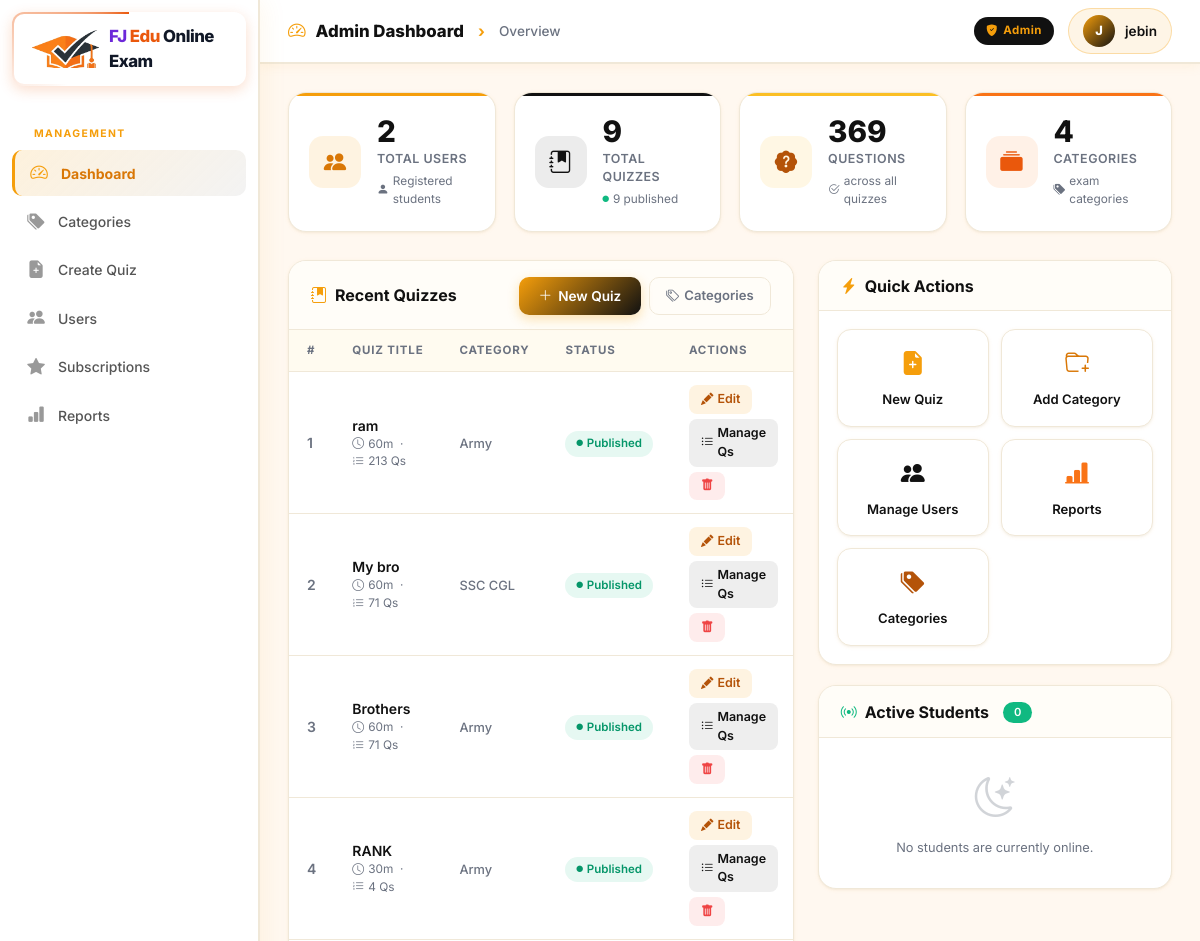
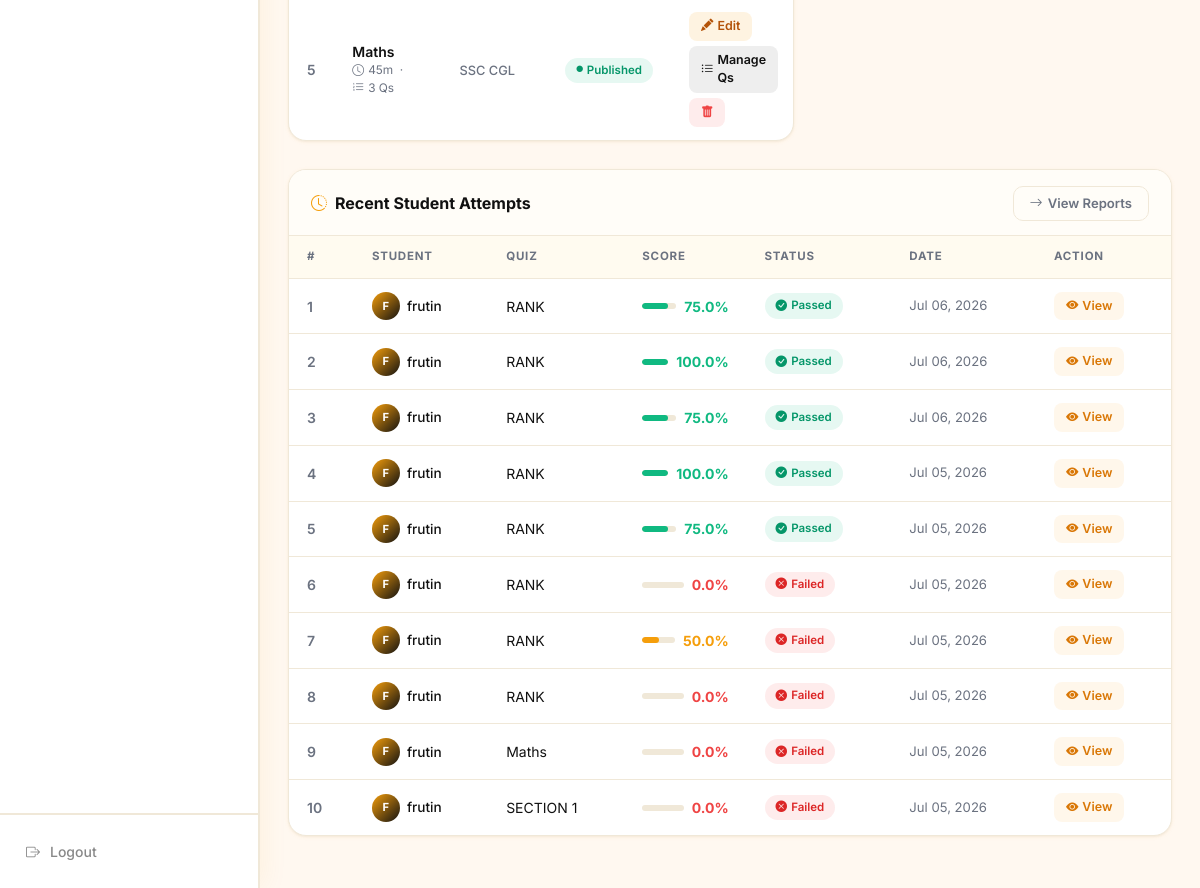
The app's page /admin-dashboard/ (signed in), older data (2 pictures, top to bottom).
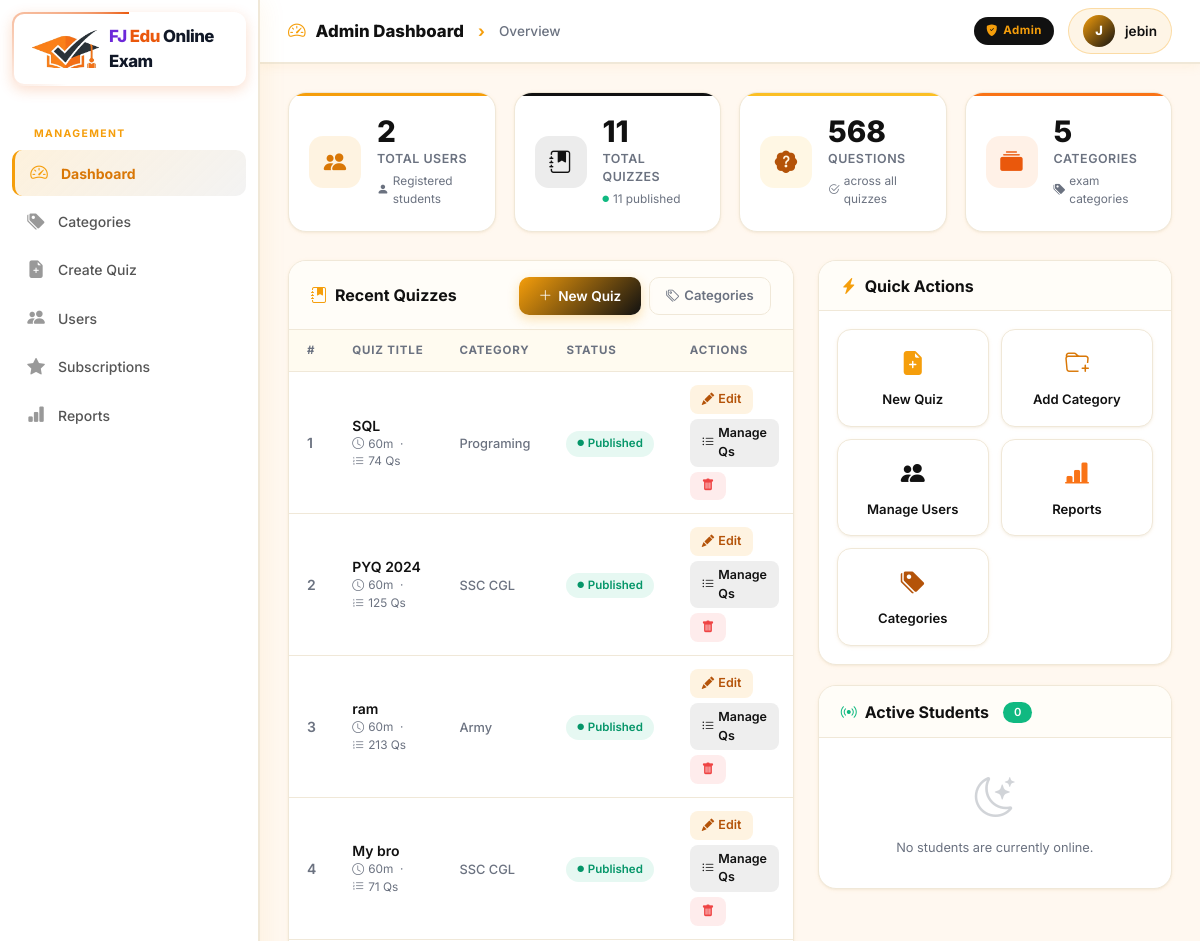
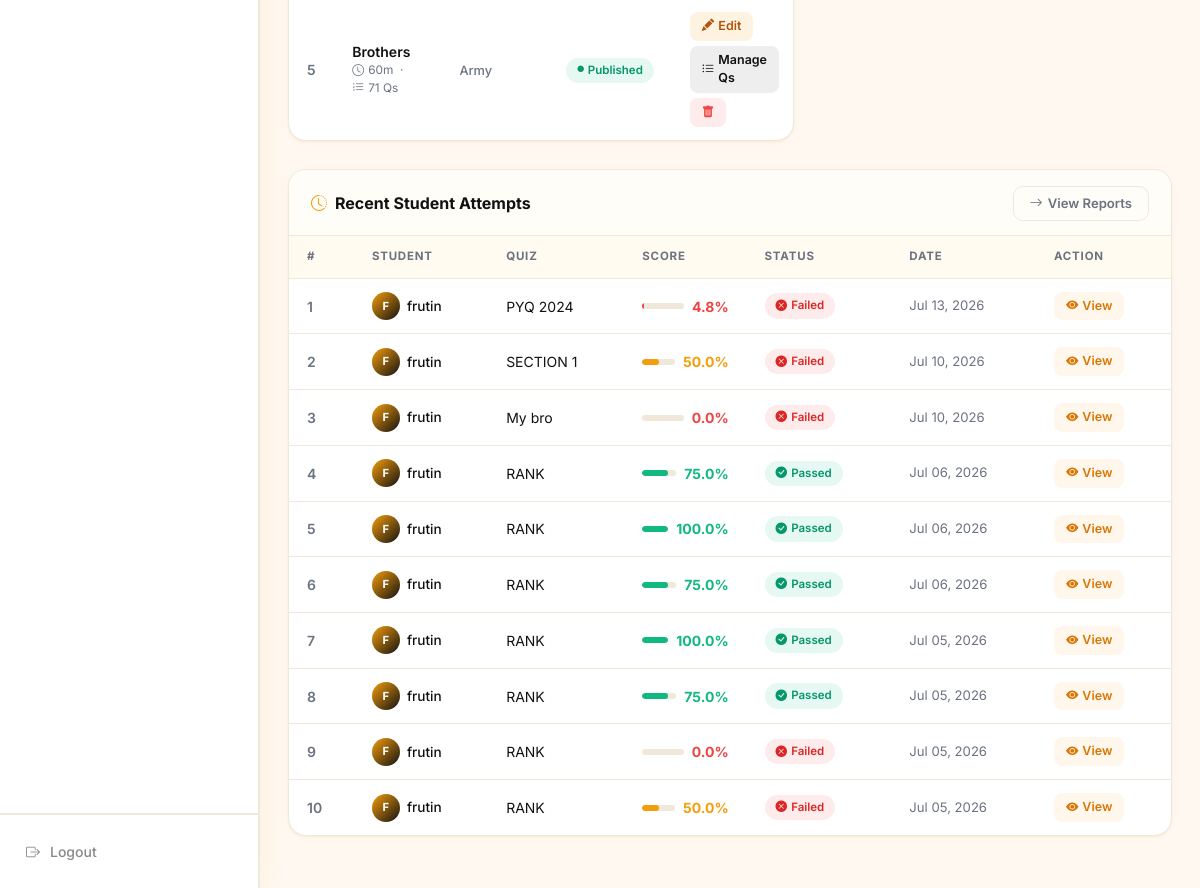
The same page, newer data (2 pictures, top to bottom).
### quiz/models.py (models this page shows, shortened)
class Quiz(models.Model):
    title = models.CharField(max_length=255)
    description = models.TextField(blank=True, help_text="Short description of the quiz")
    category = models.ForeignKey(Category, on_delete=models.SET_NULL, null=True, blank=True, related_name='quizzes')
    subject = models.ForeignKey(Subject, on_delete=models.SET_NULL, null=True, blank=True, related_name='quizzes')
    academic_year = models.CharField(max_length=50, default="2025-2026", blank=True, null=True)
    unit = models.CharField(max_length=50, default="Unit 1", blank=True, null=True)
    difficulty = models.CharField(max_length=50, choices=[('Easy', 'Easy'), ('Medium', 'Medium'), ('Hard', 'Hard')], default='Medium')
    duration = models.PositiveIntegerField(default=60, help_text="Time limit in minutes")
    passing_score = models.PositiveIntegerField(default=60, help_text="Passing score percentage (0-100)")
    negative_marking = models.BooleanField(default=False, help_text="Enable negative marking for this quiz")
    negative_marks_per_question = models.FloatField(default=0.0, help_text="Marks deducted for each incorrect answer")
    shuffle_questions = models.BooleanField(default=False, help_text="Shuffle questions order for each attempt")
    shuffle_options = models.BooleanField(default=False, help_text="Shuffle choices/options for each question")
    max_attempts = models.PositiveIntegerField(default=1, help_text="Maximum allowed attempts per student")
    start_date = models.DateTimeField(null=True, blank=True, help_text="Quiz availability start date")
    end_date = models.DateTimeField(null=True, blank=True, help_text="Quiz availability end date/deadline")
    deadline = models.DateTimeField(null=True, blank=True, help_text="Backwards compatible deadline datetime")
    status = models.CharField(max_length=50, choices=[('Draft', 'Draft'), ('Published', 'Published'), ('Archived', 'Archived')], default='Draft')
    created_by = models.ForeignKey(User, on_delete=models.CASCADE, related_name='quizzes_created', null=True, blank=True)
    created_at = models.DateTimeField(auto_now_add=True)
    class Meta:
        verbose_name_plural = "Quizzes"
        ordering = ['-created_at']
    @property
    def total_questions(self):
        return self.questions.count()
    @property
    def time_limit(self):
        return self.duration * 60

class Category(models.Model):
    name = models.CharField(max_length=255)
    description = models.TextField(blank=True)
    icon = models.CharField(max_length=100, default='fa-graduation-cap', help_text="FontAwesome icon class name")
    class Meta:
        verbose_name_plural = "Categories"
        ordering = ['name']

class QuizAttempt(models.Model):
    quiz = models.ForeignKey(Quiz, on_delete=models.CASCADE, related_name='attempts')
    user = models.ForeignKey('UserRegister', on_delete=models.CASCADE, related_name='quiz_attempts')
    score = models.IntegerField(default=0)
    total_questions = models.PositiveIntegerField(default=0)
    correct_answers = models.PositiveIntegerField(default=0)
    percentage = models.FloatField(default=0.0)
    passed = models.BooleanField(default=False)
    time_taken = models.PositiveIntegerField(default=0, help_text="Time taken in seconds")
    grade = models.CharField(max_length=5, default='F')
    status = models.CharField(max_length=50, choices=[('InProgress', 'InProgress'), ('Completed', 'Completed')], default='Completed')
    completed_at = models.DateTimeField(auto_now_add=True)
    class Meta:
        ordering = ['-completed_at']

class UserRegister(models.Model):
    username = models.CharField(max_length=150)
    email = models.EmailField()
    mobile = models.CharField(max_length=15, unique=True, null=True, blank=True)
    age = models.PositiveIntegerField(null=True, blank=True)
    gender = models.CharField(max_length=20, choices=[('Male', 'Male'), ('Female', 'Female'), ('Other', 'Other')], null=True, blank=True)
    place = models.CharField(max_length=255, null=True, blank=True)
    password = models.CharField(max_length=255, help_text="Stored password hash at time of registration")
    photo_url = models.CharField(max_length=255, blank=True, null=True, default='/static/quiz/images/default-avatar.png')
    target_exam = models.CharField(max_length=255, blank=True, null=True, default='UPSC', help_text="e.g. UPSC, SSC, Banking")
    education_qualification = models.CharField(max_length=50, blank=True, null=True, default='Graduate', help_text="e.g. Graduate, Post Graduate")
    preparation_stage = models.TextField(blank=True, help_text="e.g. Beginner, 1 Year, etc.")
    registered_at = models.DateTimeField(auto_now_add=True)
    last_active = models.DateTimeField(null=True, blank=True, help_text="Timestamp of the user's last request")
    current_session_start = models.DateTimeField(null=True, blank=True, help_text="Timestamp when the current session started")

### quiz/views.py (the view)
# urls.py: path('admin-dashboard/', views.admin_dashboard, name='admin_dashboard'),
@user_passes_test(is_admin)
def admin_dashboard(request):
    users = UserRegister.objects.all()
    students_count = users.count()
    quizzes = Quiz.objects.all()
    active_quizzes_count = quizzes.filter(status='Published').count()
    questions_count = Question.objects.count()
    categories_count = Category.objects.count()
    recent_attempts = QuizAttempt.objects.all().select_related('quiz', 'user').order_by('-completed_at')[:10]
    recent_quizzes = Quiz.objects.all().select_related('category').order_by('-created_at')[:5]
    online_threshold = timezone.now() - timedelta(minutes=5)
    online_users = UserRegister.objects.filter(last_active__gte=online_threshold).order_by('-last_active')
    stats = {
        'total_users': users.count(),
        'total_students': students_count,
        'total_quizzes': quizzes.count(),
        'active_quizzes': active_quizzes_count,
        'total_questions': questions_count,
        'total_categories': categories_count,
        'online_users_count': online_users.count(),
    }
    context = {
        'stats': stats,
        'recent_attempts': recent_attempts,
        'recent_quizzes': recent_quizzes,
        'online_users': online_users,
    }
    return render(request, 'quiz/admin_dashboard.html', context)

### quiz/views.py (called while the page is built)
def is_admin(user):
    return user.is_authenticated and (user.is_staff or user.is_superuser)

### quiz/templates/quiz/admin_dashboard.html (shortened to what the changed rows need)
{% load static %}
<!DOCTYPE html>
<html lang="en">
<head>
  <link href="https://cdn.jsdelivr.net/npm/bootstrap@5.3.2/dist/css/bootstrap.min.css" rel="stylesheet">
  <link rel="stylesheet" href="https://cdn.jsdelivr.net/npm/bootstrap-icons@1.11.3/font/bootstrap-icons.min.css">
</head>
<body>
  <div class="main-wrapper">
    <main class="content-area">
      <div class="stat-grid">
        <div class="stat-card card-black">
          <div class="stat-body">
            <div class="stat-num">{{ stats.total_quizzes }}</div>
            <div class="stat-label">Total Quizzes</div>
            <div class="stat-sub"><i class="bi bi-circle-fill" style="font-size:.4rem;color:#10b981;"></i> {{ stats.active_quizzes }} published</div>
          </div>
        </div>
        <div class="stat-card card-amber">
          <div class="stat-body">
            <div class="stat-num">{{ stats.total_questions }}</div>
            <div class="stat-label">Questions</div>
            <div class="stat-sub"><i class="bi bi-check2-circle"></i> across all quizzes</div>
          </div>
        </div>
        <div class="stat-card card-warm">
          <div class="stat-body">
            <div class="stat-num">{{ stats.total_categories }}</div>
            <div class="stat-label">Categories</div>
            <div class="stat-sub"><i class="bi bi-tags-fill"></i> exam categories</div>
          </div>
        </div>
      </div>
      <div class="row g-4 align-items-start">
        <div class="col-lg-7">
          <div class="section-card">
            <div class="section-card-body">
              {% if recent_quizzes %}
              <table class="dash-table">
                <thead>
                  <tr>
                    <th>#</th>
                    <th>Quiz Title</th>
                    <th>Category</th>
                    <th>Status</th>
                    <th>Actions</th>
                  </tr>
                </thead>
                <tbody>
                  {% for quiz in recent_quizzes %}
                  <tr>
                    <td style="color:var(--text-muted);font-weight:600;">{{ forloop.counter }}</td>
                    <td>
                      <div style="font-weight:600;max-width:200px;white-space:nowrap;overflow:hidden;text-overflow:ellipsis;">{{ quiz.title }}</div>
                      <div style="font-size:.74rem;color:var(--text-muted);">
                        <i class="bi bi-clock me-1"></i>{{ quiz.duration }}m
                        &nbsp;·&nbsp;
                        <i class="bi bi-list-ol me-1"></i>{{ quiz.total_questions }} Qs
                      </div>
                    </td>
                    <td><span style="font-size:.8rem;font-weight:500;color:var(--text-muted);">{{ quiz.category.name|default:"—" }}</span></td>
                    <td>
                      {% if quiz.status == 'Published' %}
                        <span class="badge-pill badge-published"><i class="bi bi-circle-fill" style="font-size:.4rem;"></i> Published</span>
                      {% elif quiz.status == 'Draft' %}
                        <span class="badge-pill badge-draft"><i class="bi bi-circle-fill" style="font-size:.4rem;"></i> Draft</span>
                      {% else %}
                        <span class="badge-pill badge-archived"><i class="bi bi-circle-fill" style="font-size:.4rem;"></i> Archived</span>
                      {% endif %}
                    </td>
                    <td>
                      <div style="display:flex;gap:5px;flex-wrap:wrap;">
                        <a href="{% url 'quiz:admin_edit_quiz' quiz.id %}" class="tbl-action-btn btn-edit" id="btn-edit-quiz-{{ quiz.id }}">
                          <i class="bi bi-pencil-fill"></i> Edit
                        </a>
                        <a href="{% url 'quiz:admin_quiz_questions_list' quiz.id %}" class="tbl-action-btn btn-add" id="btn-manage-q-{{ quiz.id }}" title="Manage Questions">
                          <i class="bi bi-list-ul"></i> Manage Qs
                        </a>
                        <form method="post" action="{% url 'quiz:admin_delete_quiz' quiz.id %}" style="display:inline;" onsubmit="return confirm('Delete {{ quiz.title }}?');">
                          <button type="submit" class="tbl-action-btn btn-del" id="btn-del-quiz-{{ quiz.id }}">
                            <i class="bi bi-trash-fill"></i>
                          </button>
                        </form>
                      </div>
                    </td>
                  </tr>
                  {% endfor %}
                </tbody>
              </table>
              {% else %}
              <div class="empty-state">
                <i class="bi bi-journal-x"></i>
                <p>No quizzes yet. <a href="{% url 'quiz:admin_add_quiz' %}" style="color:var(--accent);">Create your first quiz →</a></p>
              </div>
              {% endif %}
            </div>
          </div>
        </div>
      </div>
      <div class="section-card" style="margin-top:4px;">
        <div class="section-card-body">
          {% if recent_attempts %}
          <table class="dash-table">
            <thead>
              <tr>
                <th>#</th>
                <th>Student</th>
                <th>Quiz</th>
                <th>Score</th>
                <th>Status</th>
                <th>Date</th>
                <th>Action</th>
              </tr>
            </thead>
            <tbody>
              {% for attempt in recent_attempts %}
              <tr>
                <td style="color:var(--text-muted);font-weight:600;">{{ forloop.counter }}</td>
                <td>
                  <div class="user-chip">
                    <div class="u-avatar">{{ attempt.user.username|first|upper }}</div>
                    <span>{{ attempt.user.username }}</span>
                  </div>
                </td>
                <td style="max-width:180px;white-space:nowrap;overflow:hidden;text-overflow:ellipsis;">{{ attempt.quiz.title }}</td>
                <td>
                  <div class="pct-bar">
                    <div class="bar-track">
                      <div class="bar-fill"
                        style="width:{{ attempt.percentage }}%;
                               background:{% if attempt.percentage >= 70 %}#10b981{% elif attempt.percentage >= 50 %}#f59e0b{% else %}#ef4444{% endif %};">
                      </div>
                    </div>
                    <span class="{% if attempt.percentage >= 70 %}score-good{% elif attempt.percentage >= 50 %}score-mid{% else %}score-bad{% endif %}">
                      {{ attempt.percentage }}%
                    </span>
                  </div>
                </td>
                <td>
                  {% if attempt.passed %}
                    <span class="badge-pill badge-passed"><i class="bi bi-check-circle-fill"></i> Passed</span>
                  {% else %}
                    <span class="badge-pill badge-failed"><i class="bi bi-x-circle-fill"></i> Failed</span>
                  {% endif %}
                </td>
                <td style="color:var(--text-muted);font-size:.82rem;white-space:nowrap;">{{ attempt.completed_at|date:"M d, Y" }}</td>
                <td>
                  <a href="{% url 'quiz:results' attempt.id %}" class="tbl-action-btn btn-view" id="btn-view-attempt-{{ attempt.id }}">
                    <i class="bi bi-eye-fill"></i> View
                  </a>
                </td>
              </tr>
              {% endfor %}
            </tbody>
          </table>
          {% else %}
          <div class="empty-state">
            <i class="bi bi-hourglass"></i>
            <p>No student attempts recorded yet.</p>
          </div>
          {% endif %}
        </div>
      </div>
    </main>
  </div>
</body>
</html>

Row changes from the older to the newer data that the page shows:
no longer on this page (row unchanged): Quiz: title "RANK", duration "30", total_questions "4", category.name "Army", status "Published" (drawn)
no longer on this page (row unchanged): Quiz: title "Maths", duration "45", total_questions "3", category.name "SSC CGL", status "Published" (drawn)
no longer on this page (row unchanged): QuizAttempt: user.username|first "F", user.username "frutin", quiz "RANK", percentage "0.0", passed False (drawn), completed_at "Jul 05, 2026"
no longer on this page (row unchanged): QuizAttempt: user.username|first "F", user.username "frutin", quiz "Maths", percentage "0.0", passed False (drawn), completed_at "Jul 05, 2026"
no longer on this page (row unchanged): QuizAttempt: user.username|first "F", user.username "frutin", quiz "SECTION 1", percentage "0.0", passed False (drawn), completed_at "Jul 05, 2026"
added Quiz: title "SQL", duration "60", total_questions "74", category.name "Programing", status "Published" (drawn)
added Quiz: title "PYQ 2024", duration "60", total_questions "125", category.name "SSC CGL", status "Published" (drawn)
added QuizAttempt: user.username|first "F", user.username "frutin", quiz "PYQ 2024", percentage "4.8", passed False (drawn), completed_at "Jul 13, 2026"
added QuizAttempt: user.username|first "F", user.username "frutin", quiz "SECTION 1", percentage "50.0", passed False (drawn), completed_at "Jul 10, 2026"
added QuizAttempt: user.username|first "F", user.username "frutin", quiz "My bro", percentage "0.0", passed False (drawn), completed_at "Jul 10, 2026"
Text that changed along with them:
{{ stats.total_quizzes }}: "9" → "11"
{{ stats.active_quizzes }}: "9" → "11"
{{ stats.total_questions }}: "369" → "568"
{{ stats.total_categories }}: "4" → "5"
